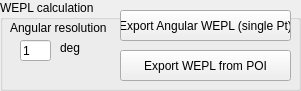
   <widget class="QGroupBox" name="groupBox_12">
    <property name="geometry">
     <rect>
      <x>1010</x>
      <y>850</y>
      <width>301</width>
      <height>91</height>
     </rect>
    </property>
    <property name="title">
     <string>WEPL calculation</string>
    </property>
    <widget class="QPushButton" name="pushButtonExportAngWEPL">
     <property name="geometry">
      <rect>
       <x>120</x>
       <y>10</y>
       <width>171</width>
       <height>31</height>
      </rect>
     </property>
     <property name="text">
      <string>Export Angular WEPL (single Pt)</string>
     </property>
    </widget>
    <widget class="QLineEdit" name="lineEdit_WEPL_AngRes">
     <property name="geometry">
      <rect>
       <x>20</x>
       <y>40</y>
       <width>31</width>
       <height>21</height>
      </rect>
     </property>
     <property name="text">
      <string>1</string>
     </property>
    </widget>
    <widget class="QLabel" name="label_58">
     <property name="geometry">
      <rect>
       <x>10</x>
       <y>20</y>
       <width>111</width>
       <height>16</height>
      </rect>
     </property>
     <property name="text">
      <string>Angular resolution</string>
     </property>
    </widget>
    <widget class="QLabel" name="label_59">
     <property name="geometry">
      <rect>
       <x>60</x>
       <y>40</y>
       <width>21</width>
       <height>16</height>
      </rect>
     </property>
     <property name="text">
      <string>deg</string>
     </property>
    </widget>
    <widget class="QPushButton" name="pushButtonAngWEPL_ByFile">
     <property name="geometry">
      <rect>
       <x>120</x>
       <y>50</y>
       <width>171</width>
       <height>31</height>
      </rect>
     </property>
     <property name="text">
      <string>Export WEPL from POI</string>
     </property>
    </widget>
   </widget>
